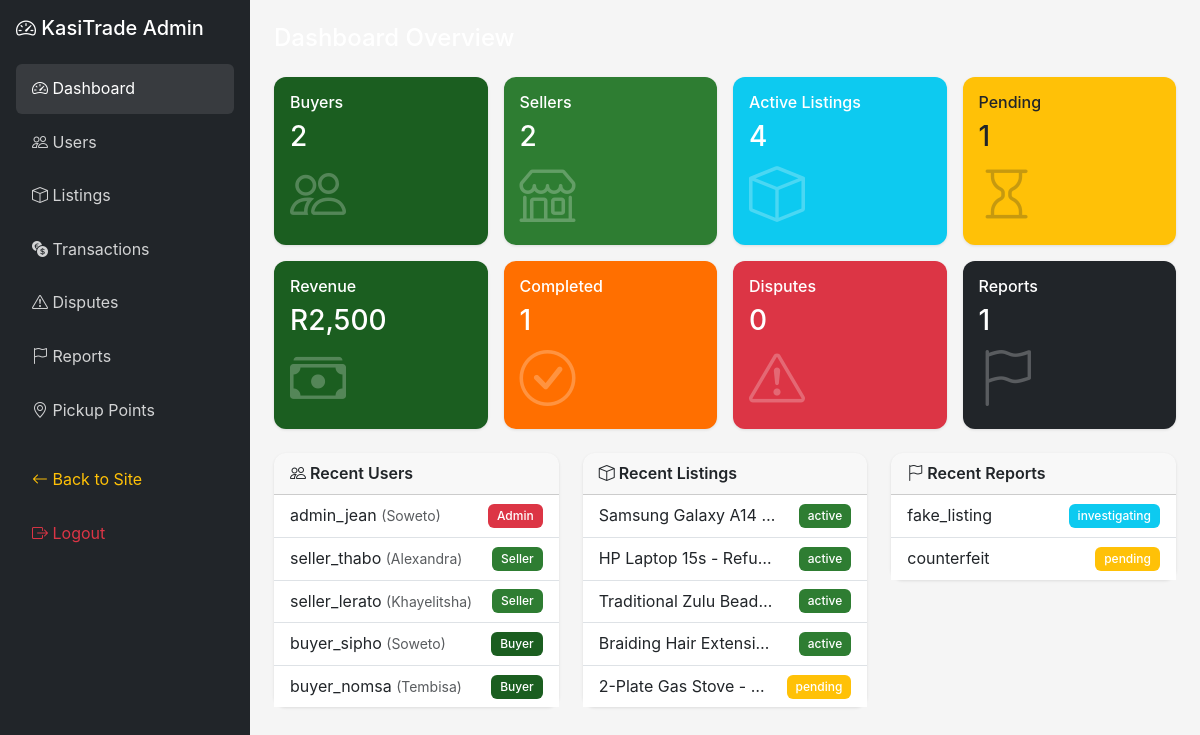
Page /admin/dashboard.php (signed in) on the committed database.
### tables this page shows
CREATE TABLE users (
    user_id INT AUTO_INCREMENT PRIMARY KEY,
    username VARCHAR(50) NOT NULL UNIQUE,
    email VARCHAR(100) NOT NULL UNIQUE,
    password_hash VARCHAR(255) NOT NULL,
    first_name VARCHAR(50) NOT NULL,
    last_name VARCHAR(50) NOT NULL,
    phone_number VARCHAR(20),
    sa_id_number VARCHAR(13),
    id_verified BOOLEAN DEFAULT FALSE,
    profile_image VARCHAR(255),
    township VARCHAR(100) NOT NULL,
    role_id INT NOT NULL,
    is_active BOOLEAN DEFAULT TRUE,
    last_login TIMESTAMP NULL,
    created_at TIMESTAMP DEFAULT CURRENT_TIMESTAMP,
    updated_at TIMESTAMP DEFAULT CURRENT_TIMESTAMP ON UPDATE CURRENT_TIMESTAMP,
    FOREIGN KEY (role_id) REFERENCES roles(role_id) ON DELETE RESTRICT
);

CREATE TABLE listings (
    listing_id INT AUTO_INCREMENT PRIMARY KEY,
    seller_id INT NOT NULL,
    title VARCHAR(200) NOT NULL,
    description TEXT,
    price DECIMAL(10, 2) NOT NULL,
    category_id INT NOT NULL,
    condition_status VARCHAR(20) DEFAULT 'new',
    image_paths JSON,
    status ENUM('active', 'pending', 'sold', 'suspended', 'deleted') DEFAULT 'pending',
    view_count INT DEFAULT 0,
    created_at TIMESTAMP DEFAULT CURRENT_TIMESTAMP,
    updated_at TIMESTAMP DEFAULT CURRENT_TIMESTAMP ON UPDATE CURRENT_TIMESTAMP,
    FOREIGN KEY (seller_id) REFERENCES users(user_id) ON DELETE CASCADE,
    FOREIGN KEY (category_id) REFERENCES categories(category_id) ON DELETE RESTRICT
);

CREATE TABLE reports (
    report_id INT AUTO_INCREMENT PRIMARY KEY,
    reporter_id INT NOT NULL,
    reported_user_id INT,
    listing_id INT,
    report_type ENUM('fraud', 'fake_listing', 'harassment', 'no_show', 'counterfeit', 'other') NOT NULL,
    reason TEXT NOT NULL,
    status ENUM('pending', 'investigating', 'resolved', 'dismissed') DEFAULT 'pending',
    admin_notes TEXT,
    created_at TIMESTAMP DEFAULT CURRENT_TIMESTAMP,
    resolved_at TIMESTAMP NULL,
    FOREIGN KEY (reporter_id) REFERENCES users(user_id) ON DELETE CASCADE,
    FOREIGN KEY (reported_user_id) REFERENCES users(user_id) ON DELETE CASCADE,
    FOREIGN KEY (listing_id) REFERENCES listings(listing_id) ON DELETE SET NULL
);

### config/functions.php (called while the page is built, shortened)
<?php
function clean($data) {
    return htmlspecialchars(trim($data), ENT_QUOTES, 'UTF-8');
}
?>

### admin/dashboard.php (the view, shortened to what this page needs)
<?php
require_once '../config/functions.php';
$stats = $pdo->query("SELECT
    (SELECT COUNT(*) FROM users WHERE role_id = 3) as buyers,
    (SELECT COUNT(*) FROM users WHERE role_id = 2) as sellers,
    (SELECT COUNT(*) FROM listings WHERE status = 'active') as active_listings,
    (SELECT COUNT(*) FROM listings WHERE status = 'pending') as pending_listings,
    (SELECT COUNT(*) FROM transactions WHERE escrow_status = 'released') as completed_transactions,
    (SELECT COALESCE(SUM(amount), 0) FROM transactions WHERE escrow_status = 'released') as total_revenue,
    (SELECT COUNT(*) FROM disputes WHERE status = 'open') as open_disputes,
    (SELECT COUNT(*) FROM reports WHERE status = 'pending') as pending_reports
")->fetch();
$recent_users = $pdo->query("SELECT * FROM users ORDER BY created_at DESC LIMIT 5")->fetchAll();
$recent_listings = $pdo->query("SELECT l.*, u.username FROM listings l JOIN users u ON l.seller_id = u.user_id ORDER BY l.created_at DESC LIMIT 5")->fetchAll();
$recent_reports = $pdo->query("SELECT r.*, u.username as reporter FROM reports r JOIN users u ON r.reporter_id = u.user_id ORDER BY r.created_at DESC LIMIT 5")->fetchAll();
?>
<!DOCTYPE html>
<html lang="en">
<head>
    <link href="https://cdn.jsdelivr.net/npm/bootstrap@5.3.0/dist/css/bootstrap.min.css" rel="stylesheet">
    <link rel="stylesheet" href="https://cdn.jsdelivr.net/npm/bootstrap-icons@1.10.0/font/bootstrap-icons.css">
    <link rel="stylesheet" href="../assets/css/style.css">
    <link rel="stylesheet" href="../assets/css/bootstrap-custom.css">
</head>
<body>
    <div class="admin-layout">
        <nav class="admin-sidebar bg-dark text-white">
            <div class="p-3">
                <h5 class="mb-4"><i class="bi bi-speedometer2"></i> KasiTrade Admin</h5>
                <ul class="nav nav-pills flex-column">
                    <li class="nav-item"><a class="nav-link active" href="dashboard.php"><i class="bi bi-speedometer2"></i> Dashboard</a></li>
                    <li class="nav-item"><a class="nav-link" href="users.php"><i class="bi bi-people"></i> Users</a></li>
                    <li class="nav-item"><a class="nav-link" href="listings.php"><i class="bi bi-box"></i> Listings</a></li>
                    <li class="nav-item"><a class="nav-link" href="transactions.php"><i class="bi bi-currency-exchange"></i> Transactions</a></li>
                    <li class="nav-item"><a class="nav-link" href="disputes.php"><i class="bi bi-exclamation-triangle"></i> Disputes</a></li>
                    <li class="nav-item"><a class="nav-link" href="reports.php"><i class="bi bi-flag"></i> Reports</a></li>
                    <li class="nav-item"><a class="nav-link" href="pickup-points.php"><i class="bi bi-geo-alt"></i> Pickup Points</a></li>
                    <li class="nav-item mt-3"><a class="nav-link text-warning" href="../index.php"><i class="bi bi-arrow-left"></i> Back to Site</a></li>
                    <li class="nav-item"><a class="nav-link text-danger" href="../auth/logout.php"><i class="bi bi-box-arrow-right"></i> Logout</a></li>
                </ul>
            </div>
        </nav>
        <main class="admin-main p-4">
            <h4 class="mb-4">Dashboard Overview</h4>
            <div class="row row-cols-2 row-cols-md-4 g-3 mb-4">
                <div class="col">
                    <div class="card bg-primary text-white">
                        <div class="card-body">
                            <h6 class="card-title">Buyers</h6>
                            <h3><?= $stats['buyers'] ?></h3>
                            <i class="bi bi-people display-4 opacity-25"></i>
                        </div>
                    </div>
                </div>
                <div class="col">
                    <div class="card bg-success text-white">
                        <div class="card-body">
                            <h6 class="card-title">Sellers</h6>
                            <h3><?= $stats['sellers'] ?></h3>
                            <i class="bi bi-shop display-4 opacity-25"></i>
                        </div>
                    </div>
                </div>
                <div class="col">
                    <div class="card bg-info text-white">
                        <div class="card-body">
                            <h6 class="card-title">Active Listings</h6>
                            <h3><?= $stats['active_listings'] ?></h3>
                            <i class="bi bi-box display-4 opacity-25"></i>
                        </div>
                    </div>
                </div>
                <div class="col">
                    <div class="card bg-warning text-dark">
                        <div class="card-body">
                            <h6 class="card-title">Pending</h6>
                            <h3><?= $stats['pending_listings'] ?></h3>
                            <i class="bi bi-hourglass display-4 opacity-25"></i>
                        </div>
                    </div>
                </div>
                <div class="col">
                    <div class="card bg-kasitrade text-white">
                        <div class="card-body">
                            <h6 class="card-title">Revenue</h6>
                            <h3>R<?= number_format($stats['total_revenue'], 0) ?></h3>
                            <i class="bi bi-cash-stack display-4 opacity-25"></i>
                        </div>
                    </div>
                </div>
                <div class="col">
                    <div class="card bg-secondary text-white">
                        <div class="card-body">
                            <h6 class="card-title">Completed</h6>
                            <h3><?= $stats['completed_transactions'] ?></h3>
                            <i class="bi bi-check-circle display-4 opacity-25"></i>
                        </div>
                    </div>
                </div>
                <div class="col">
                    <div class="card bg-danger text-white">
                        <div class="card-body">
                            <h6 class="card-title">Disputes</h6>
                            <h3><?= $stats['open_disputes'] ?></h3>
                            <i class="bi bi-exclamation-triangle display-4 opacity-25"></i>
                        </div>
                    </div>
                </div>
                <div class="col">
                    <div class="card bg-dark text-white">
                        <div class="card-body">
                            <h6 class="card-title">Reports</h6>
                            <h3><?= $stats['pending_reports'] ?></h3>
                            <i class="bi bi-flag display-4 opacity-25"></i>
                        </div>
                    </div>
                </div>
            </div>
            <div class="row">
                <div class="col-md-4">
                    <div class="card">
                        <div class="card-header"><i class="bi bi-people"></i> Recent Users</div>
                        <div class="card-body p-0">
                            <ul class="list-group list-group-flush">
                                <?php foreach ($recent_users as $u): ?>
                                <li class="list-group-item d-flex justify-content-between align-items-center">
                                    <span><?= clean($u['username']) ?> <small class="text-muted">(<?= clean($u['township']) ?>)</small></span>
                                    <span class="badge bg-<?= $u['role_id'] == 1 ? 'danger' : ($u['role_id'] == 2 ? 'success' : 'primary') ?>">
                                        <?= $u['role_id'] == 1 ? 'Admin' : ($u['role_id'] == 2 ? 'Seller' : 'Buyer') ?>
                                    </span>
                                </li>
                                <?php endforeach; ?>
                            </ul>
                        </div>
                    </div>
                </div>
                <div class="col-md-4">
                    <div class="card">
                        <div class="card-header"><i class="bi bi-box"></i> Recent Listings</div>
                        <div class="card-body p-0">
                            <ul class="list-group list-group-flush">
                                <?php foreach ($recent_listings as $l): ?>
                                <li class="list-group-item d-flex justify-content-between align-items-center">
                                    <span class="text-truncate" style="max-width: 70%;"><?= clean($l['title']) ?></span>
                                    <span class="badge bg-<?= $l['status'] === 'active' ? 'success' : 'warning' ?>"><?= $l['status'] ?></span>
                                </li>
                                <?php endforeach; ?>
                            </ul>
                        </div>
                    </div>
                </div>
                <div class="col-md-4">
                    <div class="card">
                        <div class="card-header"><i class="bi bi-flag"></i> Recent Reports</div>
                        <div class="card-body p-0">
                            <ul class="list-group list-group-flush">
                                <?php foreach ($recent_reports as $r): ?>
                                <li class="list-group-item d-flex justify-content-between align-items-center">
                                    <span class="text-truncate" style="max-width: 70%;"><?= clean($r['report_type']) ?></span>
                                    <span class="badge bg-<?= $r['status'] === 'pending' ? 'warning' : 'info' ?>"><?= $r['status'] ?></span>
                                </li>
                                <?php endforeach; ?>
                            </ul>
                        </div>
                    </div>
                </div>
            </div>
        </main>
    </div>
</body>
</html>

### assets/css/style.css (style rules this page uses)
:root { --kasitrade-primary: #1B5E20; --kasitrade-secondary: #FF6F00; --kasitrade-accent: #FFD600; --kasitrade-dark: #ffffff; --kasitrade-light: #F5F5F5; --success: #2E7D32; --warning: #F9A825; --danger: #C62828; --info: #0277BD; --font-primary: -apple-system, BlinkMacSystemFont, 'Segoe UI', Roboto, 'Helvetica Neue', Arial, sans-serif; --touch-target-min: 44px; --shadow-sm: 0 1px 2px rgba(0,0,0,0.1); --shadow-md: 0 2px 4px rgba(0,0,0,0.15); --shadow-lg: 0 4px 8px rgba(0,0,0,0.2); }
* { box-sizing: border-box; margin: 0; padding: 0; }
html { font-size: 16px; -webkit-font-smoothing: antialiased; }
body { font-family: var(--font-primary); line-height: 1.6; color: var(--kasitrade-dark); background-color: var(--kasitrade-light); overflow-x: hidden; min-height: 100vh; display: flex; flex-direction: column; }
main { flex: 1; }
.bg-kasitrade { background-color: var(--kasitrade-primary) !important; }
.admin-layout { display: flex; min-height: 100vh; }
.admin-sidebar { width: 250px; min-height: 100vh; position: fixed; left: 0; top: 0; overflow-y: auto; }
.admin-sidebar .nav-link { color: rgba(255,255,255,0.8); padding: 0.75rem 1rem; border-radius: 0.375rem; margin-bottom: 0.25rem; }
.admin-sidebar .nav-link:hover, .admin-sidebar .nav-link.active { color: white; background-color: rgba(255,255,255,0.1); }
.admin-main { margin-left: 250px; flex: 1; min-height: 100vh; }

### rows in the picture
users: username "admin_jean", township "Soweto", shows "Admin"
users: username "seller_thabo", township "Alexandra", shows "Seller"
users: username "seller_lerato", township "Khayelitsha", shows "Seller"
users: username "buyer_sipho", township "Soweto", shows "Buyer"
users: username "buyer_nomsa", township "Tembisa", shows "Buyer"
listings: title "Samsung Galaxy A14…", status "active"
listings: title "HP Laptop 15s - Refu…", status "active"
listings: title "Traditional Zulu Bead…", status "active"
listings: title "Braiding Hair Extensi…", status "active"
listings: title "2-Plate Gas Stove -…", status "pending"
reports: report_type "fake_listing", status "investigating"
reports: report_type "counterfeit", status "pending"

### other values in the picture
$stats['buyers'] "2"
$stats['sellers'] "2"
$stats['active_listings'] "4"
$stats['pending_listings'] "1"
$stats['total_revenue'] "2,500"
$stats['completed_transactions'] "1"
$stats['open_disputes'] "0"
$stats['pending_reports'] "1"
